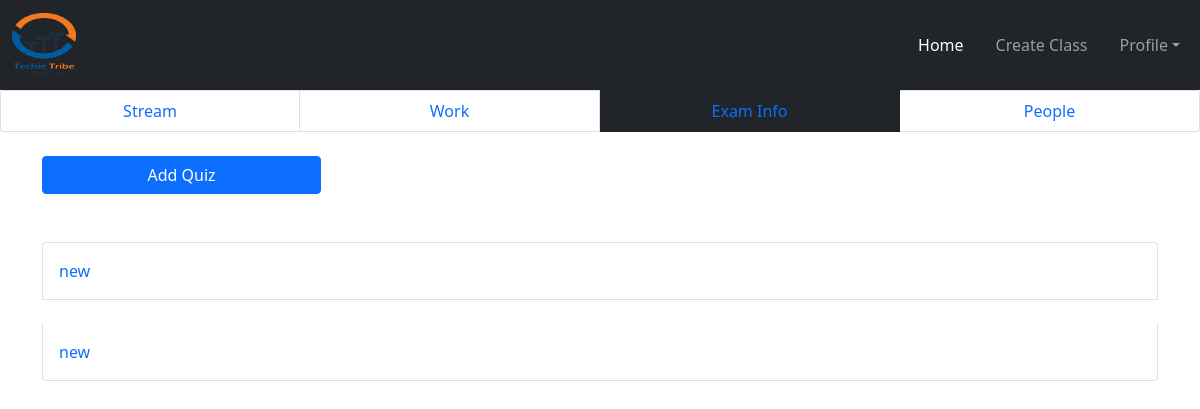
The page /teacher/examview/2/ on the database as committed earlier.
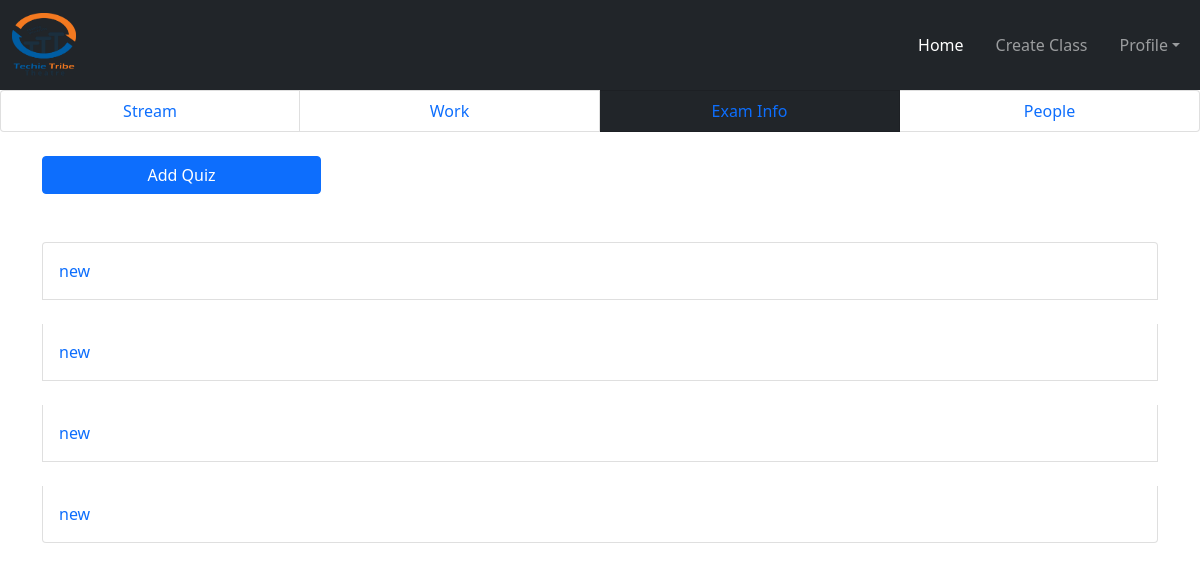
The same page on the database as committed later.
### teacher/models.py (models this page shows, shortened)
class QuesModel(models.Model):
    myclass = models.ForeignKey(
        CreateClass, on_delete=models.CASCADE, null=True)
    topics = models.CharField(max_length=200, default="new")
    question = models.CharField(max_length=200, null=True)
    op1 = models.CharField(max_length=200, null=True)
    op2 = models.CharField(max_length=200, null=True)
    op3 = models.CharField(max_length=200, null=True)
    op4 = models.CharField(max_length=200, null=True)
    ans = models.CharField(max_length=200, null=True)

### teacher/views.py (the view, shortened to what this page needs)
# urls.py: path('examview/<int:id>/', ExamView.as_view(), name='examview'),
class ExamView(View):
    def get(self, request, id):
        mainid = id
        form = QuesModelForm()
        mywork = CreateClass.objects.get(pk=id)
        exam = QuesModel.objects.filter(myclass=mywork)[::-1]
        return render(request, 'exam-info.html', {'mainid': id, 'form': form, 'exam': exam})

### teacher/templates/exam-info.html (shortened to what this page needs)
{% extends 'base_teacher.html' %} <br />
{% load static %} <br />
{% block content %}
<ul class="list-group list-group-horizontal col-12">
  <li class="list-group-item col-3 text-center">
    <a href="{% url 'classshow' mainid %}">Stream</a>
  </li>
  <li class="list-group-item col-3 text-center">
    <a href="{% url 'addwork' mainid %}">Work</a>
  </li>
  <li class="list-group-item col-3 text-center bg-dark text-white">
    <a href="{% url 'examview' mainid %}">Exam Info</a>
  </li>
  <li class="list-group-item col-3 text-center"><a href="">People</a></li>
</ul>
<div class="container">
    <button
      type="button"
      class="btn btn-primary mt-4 w-25"
      data-bs-toggle="modal"
      data-bs-target="#exampleModal"
    >
      Add Quiz
    </button>
  </div>
  <br>
  <div class="container mt-4">
    <div class="list-group">
      {% for ann in exam %}
      <li
        class="list-group-item d-flex justify-content-between align-items-center mb-4 p-3"
      >
      <a href="{% url 'showquiz' ann.id %}"> {{ann.topics}} </a>
      {% endfor %}
    </div>
  </div>
{% endblock content %}

Rows that differ between the two databases and show on the page:
added QuesModel: topics "new"
added QuesModel: topics "new"
